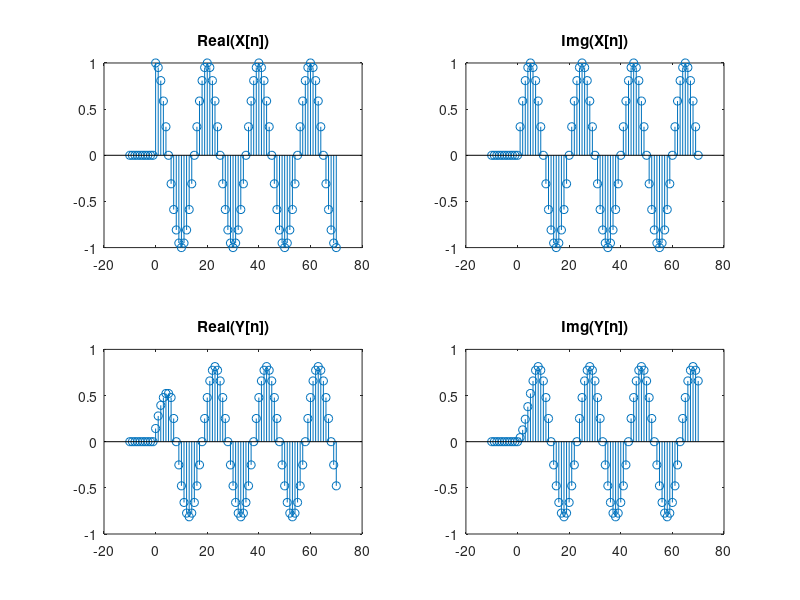

This chart was generated by the following MATLAB code:
%%Sample space:
   step = 1;
   starts = -10;
   ends = 70;
   n = (starts:1:ends)';
%%Signals
   g = figure;
   u = zeros(size(n));
   u(n>=0) = 1;
   x = u.*exp(1j*pi/10*n);
   subplot(2,2,1),stem(n,real(x)),title('Real(X[n])');
   subplot(2,2,2),stem(n,imag(x)),title('Img(X[n])');
   y = zeros(size(n));
   for i=1:81
       y(i)=0;
       for k=0:6
           if (i-k)>0
              y(i) = y(i)+x(i-k);
           end
           
       end
       y(i) = y(i)*1/7;
   end
   subplot(2,2,3),stem(n,real(y)),title('Real(Y[n])');
   subplot(2,2,4),stem(n,imag(y)),title('Img(Y[n])');
   print(g, '-dpng', 'Question3.png'); 
 %%Calculating A and phi
   A = abs(y); %since original magnitude is 1, tested by abs(y./x) == abs(y)
   phi = angle(y./x);
 %% choosing large value of array to avoid transients
   A_num = A(50);
   phi_num = phi(50);
   disp("Magnitude of frequency response: "+A_num);
   disp("Phase of frequency response: "+phi_num);
